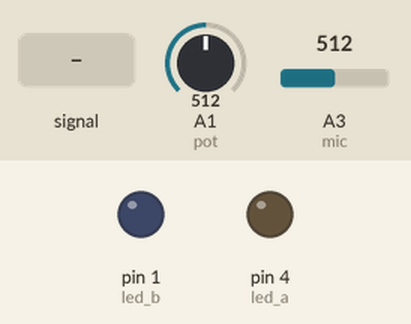
A sketch run on a simulated Arduino Uno, built with avr-gcc and run on an emulated ATmega328P. On the bench: output pins drawn as LEDs (lit = HIGH). The inputs (shaded band) are chosen by the test bench; at power-on: A3 (mic) = 512, A1 (pot) = 512. Random numbers use the default seed unless the sketch sets one.

Above: at 1.2 s.
1.3 s: A3 (mic) fed a 200 Hz sine of ±460 counts around its level
At 2.2 s:
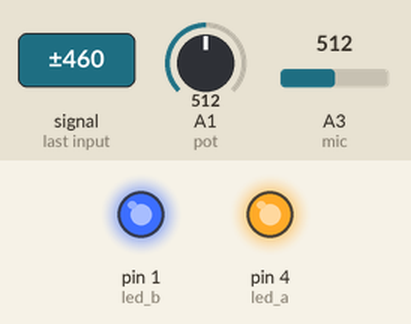
2.8 s: A3 (mic) set to 716
At 4.1 s:
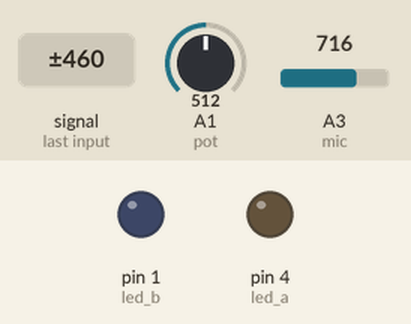
Timing chart, 0 to 5.8 s (numbered marks = the images above; inputs shaded):
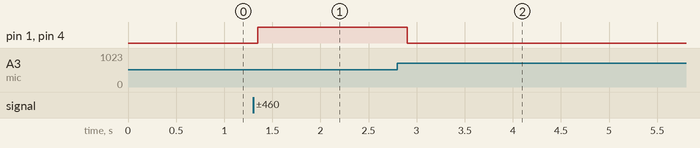

The sketch:

storm_hair.ino
```cpp
int mic = A3;
int pot = A1;
int led_a = 4;
int led_b = 1;
uint8_t peak = 0;
uint8_t luma_a = 0;
uint8_t luma_b = 0;
uint8_t luma_max = 255;
uint8_t luma_high = 180;
uint8_t luma_mid = 80;
uint8_t luma_low = 20;
const uint8_t peak_lumas_4 [] = {luma_high, luma_high, luma_max, luma_max };
const uint8_t peak_lumas_3 [] = {0, luma_low, luma_mid, luma_high};
const uint8_t peak_lumas_2 [] = {0, 0, 0, luma_mid};
const uint8_t peak_lumas_1 [] = {0, 0, 0, luma_low};
int trig_threshold = 300;

unsigned long pattern_clk_start;
unsigned long pattern_clk_now;
const unsigned long pattern_clk_period = 10;

unsigned long peak_spacing_clk_start;
unsigned long peak_spacing_clk_now;
const unsigned long peak_spacing_clk_period = 350;

// Variables to find the peak-to-peak amplitude of AUD output
const int sampleTime = 50;
int micOut;

void setup() {
  //Serial.begin(9600);
  pinMode(mic, INPUT);
  pinMode(pot, INPUT);
  pinMode(led_a, OUTPUT);
  pinMode(led_b, OUTPUT);
  pattern_clk_start = millis();
  peak_spacing_clk_start = millis();
  randomSeed(analogRead(mic));
}

void loop() {
  trig_threshold = analogRead(pot);
  pattern_clk_now = millis();
  peak_spacing_clk_now = millis();
  int audio_level = findPTPAmp();
  if (audio_level > trig_threshold) {
    //Serial.println("Firing");
    peak = 4;
    pattern_clk_start = pattern_clk_period + 1; // bump timer so animation starts now
  }
  if (pattern_clk_now - pattern_clk_start >= pattern_clk_period) {
    // time for a pattern animation frame
    draw_frame();
    pattern_clk_start = pattern_clk_now; // reset pattern timer
  }
  if (peak_spacing_clk_now - peak_spacing_clk_start >= peak_spacing_clk_period) {
    // time for the next peak, if we're in the middle of an animation
    if ( peak > 0 ) { Serial.print("Peak: "); Serial.println(peak); }
    peak = max(0, peak - 1);
    peak_spacing_clk_start = peak_spacing_clk_now; // reset pattern timer
  }
}

void draw_frame() {
  switch (peak) {
    case 4:
      luma_a = peak_lumas_4[random(0,3)];
      luma_b = peak_lumas_4[random(0,3)];
      break;
    case 3:
      luma_a = peak_lumas_3[random(0,3)];
      luma_b = peak_lumas_3[random(0,3)];
      break;
    case 2:
      luma_a = peak_lumas_2[random(0,3)];
      luma_b = peak_lumas_2[random(0,3)];
      break;
    case 1:
      if (luma_a > 0) {
        luma_a = peak_lumas_1[random(0,3)];
      }
      if (luma_b > 0) {
        luma_b = peak_lumas_1[random(0,3)];
      }
      break;
  }
  /*Serial.print("luma a: ");
  Serial.print(luma_a);
  Serial.print(" b:");
  Serial.println(luma_b);*/
  analogWrite(led_a, luma_a);
  analogWrite(led_b, luma_b);
  luma_a = max(0, luma_a-(luma_a/3));
  luma_b = max(0, luma_b-(luma_b/3));
}

// Find the Peak-to-Peak Amplitude Function
int findPTPAmp(){
// Time variables to find the peak-to-peak amplitude
   unsigned long startTime= millis();  // Start of sample window
   unsigned int PTPAmp = 0;

// Signal variables to find the peak-to-peak amplitude
   unsigned int maxAmp = 0;
   unsigned int minAmp = 1023;

// Find the max and min of the mic output within the 50 ms timeframe
   while(millis() - startTime < sampleTime)
   {
      micOut = analogRead(mic);
      if( micOut < 1023) //prevent erroneous readings
      {
        if (micOut > maxAmp)
        {
          maxAmp = micOut; //save only the max reading
        }
        else if (micOut < minAmp)
        {
          minAmp = micOut; //save only the min reading
        }
      }
   }

  PTPAmp = maxAmp - minAmp; // (max amp) - (min amp) = peak-to-peak amplitude
  double micOut_Volts = (PTPAmp * 3.3) / 1024; // Convert ADC into voltage

  //Uncomment this line for help debugging (be sure to also comment out the VUMeter function)
  //Serial.println(PTPAmp);

  //Return the PTP amplitude to use in the soundLevel function.
  // You can also return the micOut_Volts if you prefer to use the voltage level.
  return PTPAmp;
}
```

Measured:
- after the input at 1.3 s, pin 1 (led_b), pin 4 (led_a): LOW → HIGH after 0.05 s
- after the input at 2.8 s, pin 1 (led_b), pin 4 (led_a): HIGH → LOW after 0.10 s
